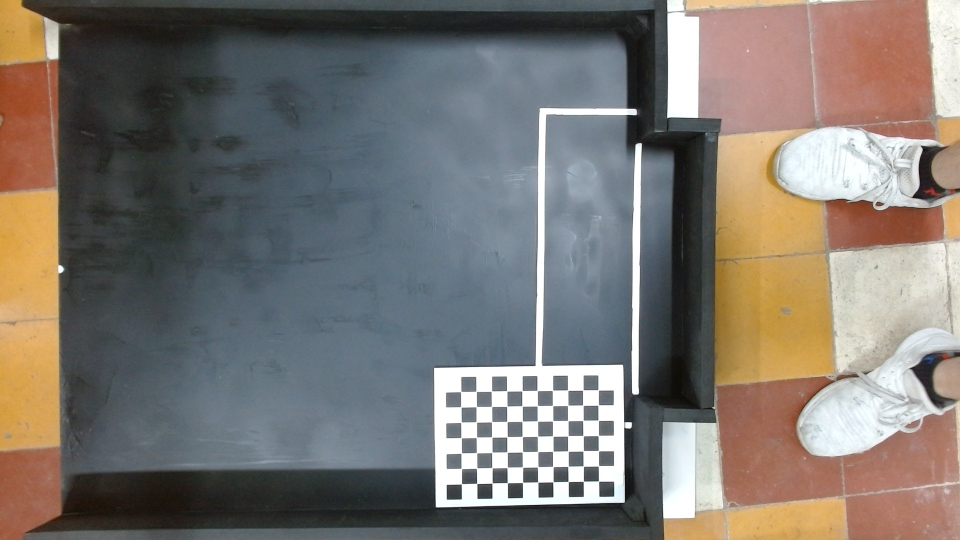
#> input picture cv_workspace/camera_calib/pic_1.jpg, 1920 x 1080 px, given in place of the camera (shown at 1/2 size)
$ python test.py
#> lines starting #> are read from the running program, lines starting #| are printed output that depends on the picture
from unittest import result
import cv2
import numpy as np

np.seterr(over='ignore')

cap = cv2.VideoCapture(0)
prevCircle = None
dist = lambda x1,y1,x2,y2: (x1-x2)**2+(y1-y2)**2
#create a window
cv2.namedWindow('Track')
cv2.resizeWindow('Track', 500,320)
#trackbar
def track(x):
    pass

cv2.createTrackbar('hue min','Track',0,179, track)
cv2.createTrackbar('hue max','Track',179,179, track)
cv2.createTrackbar('sat min','Track',0,255, track)
cv2.createTrackbar('sat max','Track',255,255, track)
cv2.createTrackbar('val min','Track',0,255, track)
cv2.createTrackbar('val max','Track',255,255, track)

while True:
    h_min =cv2.getTrackbarPos('hue min','Track')
    h_max =cv2.getTrackbarPos('hue max','Track')
    s_min =cv2.getTrackbarPos('sat min','Track')
    s_max =cv2.getTrackbarPos('sat max','Track')
    val_min =cv2.getTrackbarPos('val min','Track')
    val_max =cv2.getTrackbarPos('val max','Track')

    lower =np.array([h_min, s_min, val_min])
    uper =np.array([h_max, s_max, val_max])


    ret, n_frame = cap.read()
#> n_frame is the input picture: shape (1080, 1920, 3); mean B, G, R 112.1, 117.7, 123.4
    frame=cv2.flip(n_frame,1)
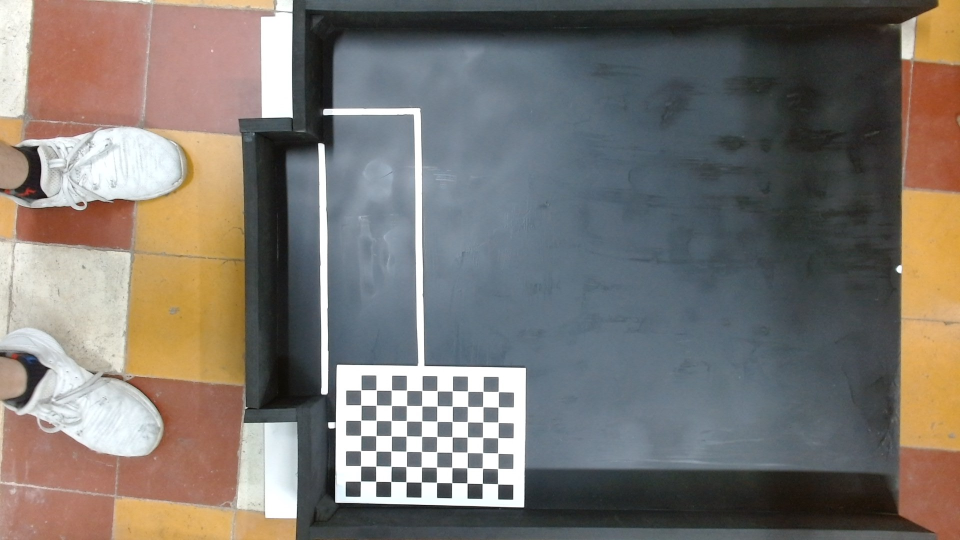
#> frame: shape (1080, 1920, 3) (shown at 1/2 size); mean B, G, R 112.1, 117.7, 123.4
    #gray_frame = cv2.cvtColor(frame,cv2.COLOR_BGR2GRAY)
    #blur_frame = cv2.GaussianBlur(gray_frame,(17,17),0)
    hsv= cv2.cvtColor(frame,cv2.COLOR_BGR2HSV)
#> hsv: shape (1080, 1920, 3); mean H, S, V 66.7, 58, 134.3
    lower_orange= np.array([h_min, s_min, val_min])
    upper_orange= np.array([h_max, s_max, val_max])
    mask=cv2.inRange(hsv,lower_orange,upper_orange)
#> mask: shape (1080, 1920); every value is 255
    result=cv2.bitwise_and(frame,frame,mask=mask)
    gray_frame = cv2.cvtColor(result,cv2.COLOR_BGR2GRAY)
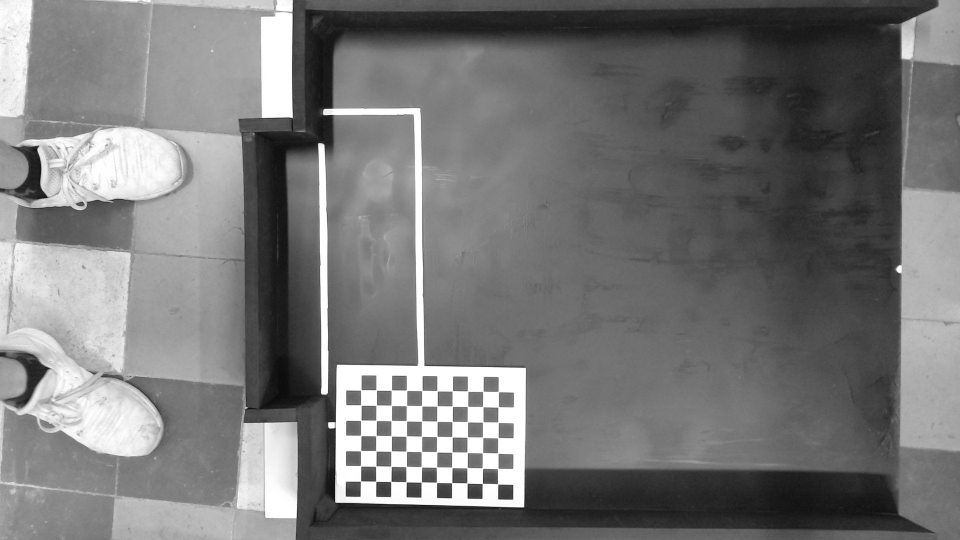
#> gray_frame: shape (1080, 1920) (shown at 1/2 size); min 7, max 255, mean 118.8
    blur_frame = cv2.GaussianBlur(gray_frame,(17,17),0)
    mask_check =cv2.inRange(hsv, lower, uper)

    circles =cv2.HoughCircles(blur_frame, cv2.HOUGH_GRADIENT, 1,100,
                             param1=100, param2=50,minRadius=0, maxRadius=0)
#> circles = None

    if circles is not None:
        circles= np.uint32(np.around(circles))
        chosen= None
        for i in circles[0,:]:
            if chosen is None: chosen = i
            if prevCircle is not None:
                if dist(chosen[0],chosen[1],prevCircle[0],prevCircle[1]) <= dist(i[0],i[1],prevCircle[0],prevCircle[1]):
                   chosen=i
        cv2.circle(frame,(chosen[0],chosen[1]),1,(0,100,100),3)
        cv2.circle(frame,(chosen[0],chosen[1]),chosen[2],(0,255,0),3)
        text='('+str(chosen[0])+', '+str( chosen[1])+')'
        frame = cv2.putText(frame,
                            text,
                            (chosen[0]-20,chosen[1]-20),
                            cv2.FONT_HERSHEY_SIMPLEX,
                            fontScale=1,
                            color = (255, 0, 0),
                            thickness = 2,
                            lineType=cv2.LINE_4)
        prevCircle=chosen

    cv2.imshow('circle',frame)
    #cv2.imshow('frame',result)
    cv2.imshow('Mask',mask_check)
    #cv2.imshow('a',blur_frame)

    if cv2.waitKey(1) & 0xFF == ord('q'):
#> (key q is pressed here)
        break


cap.release()
cv2.destroyAllWindows()

$ run again, on cv_workspace/camera_calib/pic_10.jpg
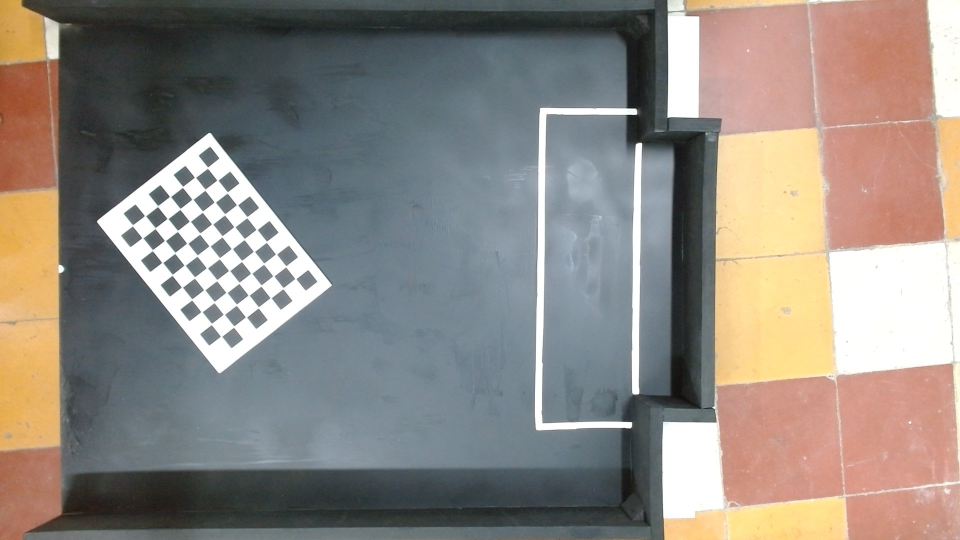
#> input picture cv_workspace/camera_calib/pic_10.jpg, 1920 x 1080 px, given in place of the camera (shown at 1/2 size)
#> n_frame is the input picture: shape (1080, 1920, 3); mean B, G, R 129.4, 136.1, 143
#> hsv: shape (1080, 1920, 3); mean H, S, V 64.5, 53.1, 153.7
#> mask: shape (1080, 1920); every value is 255
#> `gray_frame = cv2.cvtColor(result,cv2.COLOR_BGR2GRAY)`:
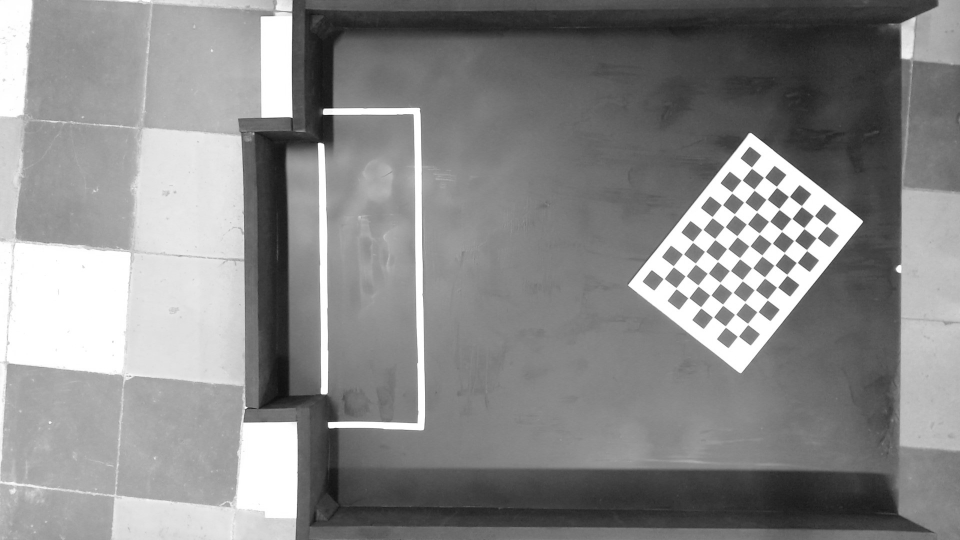
#> gray_frame: shape (1080, 1920) (shown at 1/2 size); min 12, max 255, mean 137.4
#> `circles =cv2.HoughCircles(blur_frame, cv2.HOUGH_GRADIENT, 1,100, param..`: circles = [[1623.5, 456.5, 75.4], [1431.5, 613.5, 75.4], [1502.5, 350.5, 55.5], [1423.5, 449.5, 56.3], [1715.5, 342.5, 157], [1553.5, 596.5, 44.1]]
#> `circles= np.uint32(np.around(circles))`: circles = [[1624, 456, 75], [1432, 614, 75], [1502, 350, 56], [1424, 450, 56], [1716, 342, 157], [1554, 596, 44]]
#> the loop `for i in circles[0,:]:` made 6 passes
#> text = '(1624, 456)'
#> `frame = cv2.putText(frame, text, (chosen[0]-20,chosen[1]-20), cv2.FONT..`:
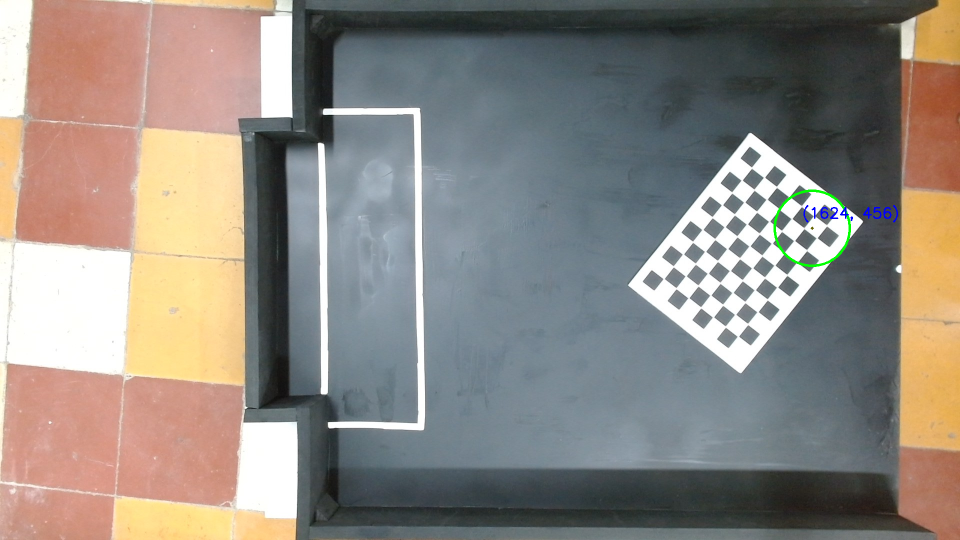
#> frame: shape (1080, 1920, 3) (shown at 1/2 size); mean B, G, R 129.2, 136.1, 142.8
#> prevCircle = [1624, 456, 75]

$ run again, on cv_workspace/camera_calib/pic_11.jpg
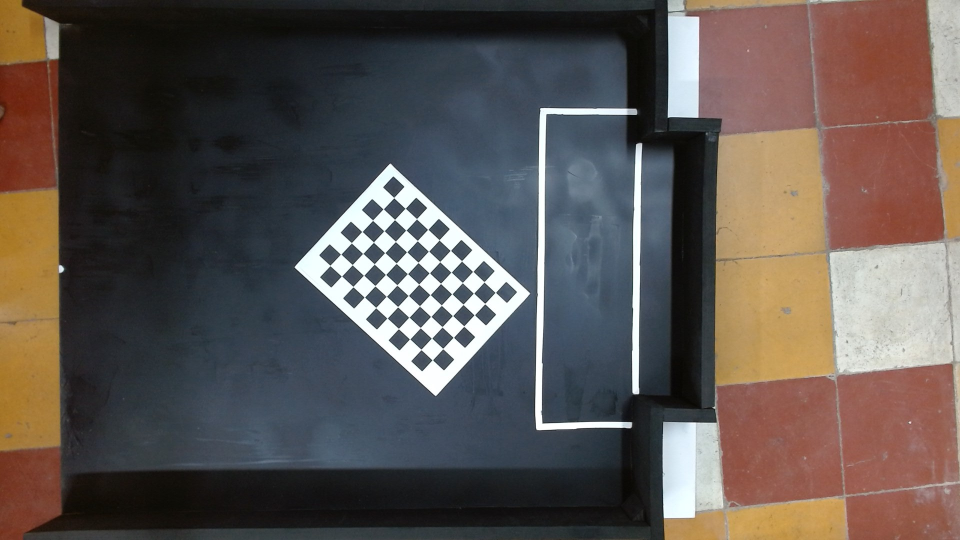
#> input picture cv_workspace/camera_calib/pic_11.jpg, 1920 x 1080 px, given in place of the camera (shown at 1/2 size)
#> n_frame is the input picture: shape (1080, 1920, 3); mean B, G, R 80.6, 84.6, 93.2
#> hsv: shape (1080, 1920, 3); mean H, S, V 65.9, 75.1, 103.1
#> mask: shape (1080, 1920); every value is 255
#> `gray_frame = cv2.cvtColor(result,cv2.COLOR_BGR2GRAY)`:
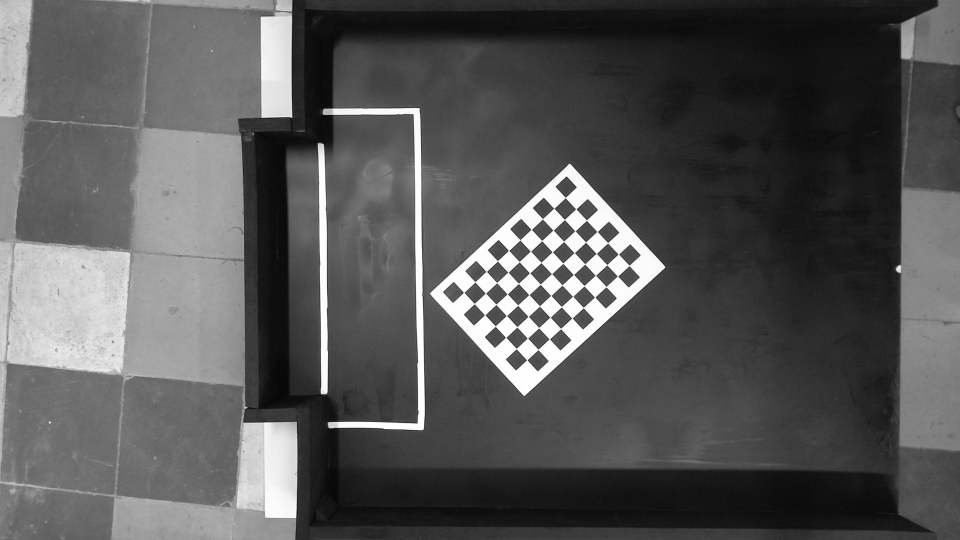
#> gray_frame: shape (1080, 1920) (shown at 1/2 size); min 2, max 255, mean 86.7
#> `circles =cv2.HoughCircles(blur_frame, cv2.HOUGH_GRADIENT, 1,100, param..`: circles = [[1519.5, 184.5, 459.4], [1080.5, 454.5, 53.5], [1235.5, 575.5, 47.1], [1016.5, 696.5, 42.7], [1351.5, 340.5, 230], [1065.5, 562.5, 54.9]]
#> `circles= np.uint32(np.around(circles))`: circles = [[1520, 184, 459], [1080, 454, 54], [1236, 576, 47], [1016, 696, 43], [1352, 340, 230], [1066, 562, 55]]
#> the loop `for i in circles[0,:]:` made 6 passes
#> text = '(1520, 184)'
#> `frame = cv2.putText(frame, text, (chosen[0]-20,chosen[1]-20), cv2.FONT..`:
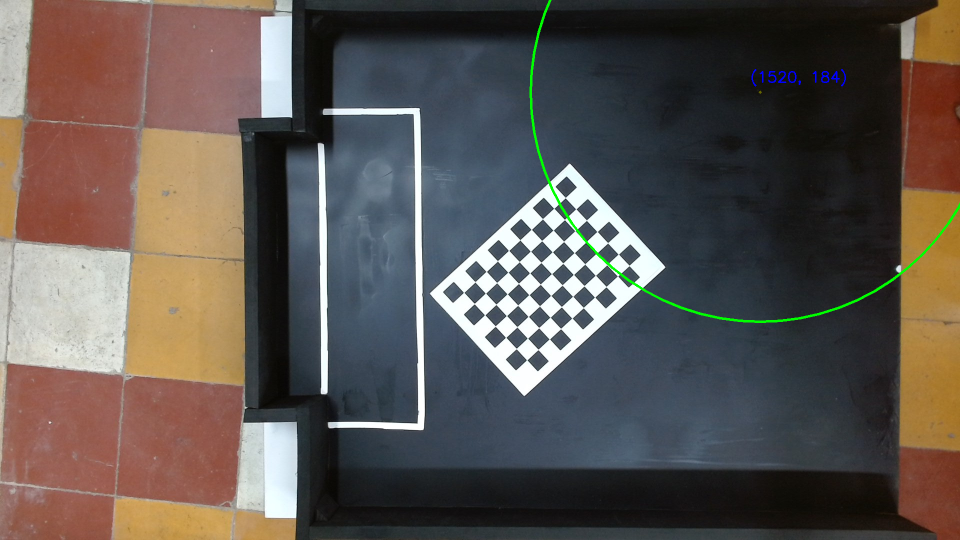
#> frame: shape (1080, 1920, 3) (shown at 1/2 size); mean B, G, R 80.4, 85.2, 92.9
#> prevCircle = [1520, 184, 459]
